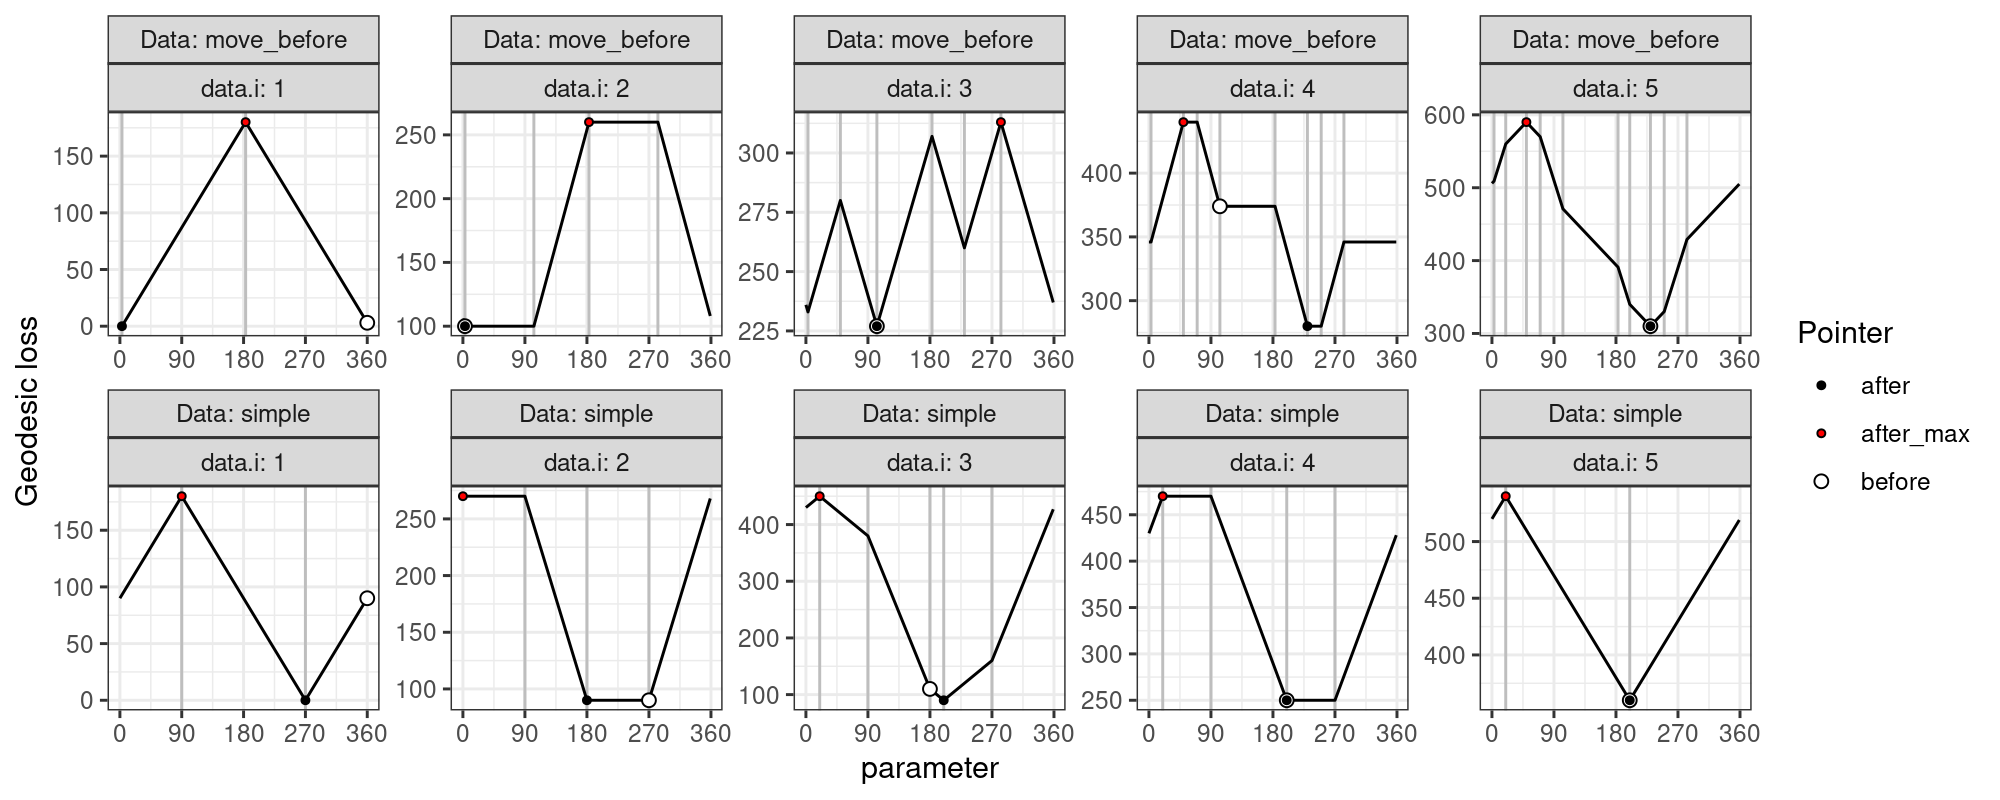

Here is the R script that generated this plot:
library(data.table)
library(ggplot2)
max.angle <- 360
check_angle <- function(x){
  stopifnot(0 <= x & x < max.angle)
}
geodesic_dist <- function(data.vec, param.vec){
  check_angle(data.vec)
  check_angle(param.vec)
  d <- abs(data.vec-param.vec)
  ifelse(d>max.angle/2, max.angle-d, d)
}
bkp <- function(Linear_diff, Constant_diff, param){
  data.table(param, Linear_diff, Constant_diff)
}
bkps_for_data <- function(data.val){
  if(data.val == 0){
    bkp(-2, max.angle, max.angle/2)
  }else if(data.val < max.angle/2)rbind(
    bkp(2, -2*data.val, data.val),
    bkp(-2, max.angle+2*data.val, data.val+max.angle/2)
  )else if(data.val == max.angle/2){
    bkp(2, -max.angle, max.angle/2)
  }else rbind(
    bkp(-2, 2*data.val-max.angle, data.val-max.angle/2),
    bkp(2, -2*data.val, data.val)
  )
}
piece <- function(Linear, Constant, min_param, max_param){
  data.table(Linear, Constant, min_param, max_param)
}
pieces_for_data <- function(data.val){
  if(data.val == 0)rbind(
    piece(1, 0, 0, max.angle/2),
    piece(-1, max.angle, max.angle/2, max.angle)
  )else if(data.val < max.angle/2)rbind(
    piece(-1, data.val, 0, data.val),
    piece(1, -data.val, data.val, data.val+max.angle/2),
    piece(-1, (max.angle+data.val), data.val+max.angle/2, max.angle)
  )else if(data.val == max.angle/2)rbind(
    piece(-1, max.angle/2, 0, max.angle/2),
    piece(1, -max.angle/2, max.angle/2, max.angle)
  )else rbind(
    piece(1, max.angle-data.val, 0, data.val-max.angle/2),
    piece(-1, data.val, data.val-max.angle/2, data.val),
    piece(1, -data.val, data.val, max.angle)
  )
}
pieces_for_data(5)

grid.dt <- data.table(degrees=seq(0,359))
data.list <- list(
  move_before=c(3,103,230,250,200),
  simple=c(270,180,200,0,90))
loss.dt.list <- list()
diff.dt.list <- list()
ptr.dt.list <- list()
for(Data in names(data.list)){
  data.vec <- data.list[[Data]]
  current.diffs <- data.table()
  pointer_i <- 1
  pointer_param <- max.angle
  pointer_Linear <- 0
  pointer_Constant <- 0
  for(data.i in seq_along(data.vec)){
    data.value <- data.vec[[data.i]]
    right_i <- if(pointer_i>nrow(current.diffs))1 else pointer_i+1
    diff_row <- if(right_i==1){
      data.table(Linear_diff=0, Constant_diff=-max.angle)
    }else current.diffs[pointer_i]
    right_Linear <- pointer_Linear+diff_row$Linear_diff
    is.flat <- right_Linear == 0
    if(nrow(current.diffs) && is.flat){
      print(diff_row)
      right_param <- current.diffs[right_i,param]+if(right_i==1)max.angle else 0
      maybe_over <- (pointer_param+right_param)/2
      mid_param <- if(maybe_over>=max.angle)maybe_over-max.angle else maybe_over
      max_param_over <- data.value+max.angle/2
      max_param <- if(max_param_over>=max.angle)max_param_over-max.angle else max_param_over
      move.right <- if(pointer_param<mid_param){
        pointer_param < max_param & max_param < mid_param
      }else{
        stop("TODO")
      }
      if(move.right){
        print(data.table(pointer_i,pointer_param,pointer_Linear,pointer_Constant,loss=pointer_param*pointer_Linear+pointer_Constant))
        pointer_i <- right_i
        pointer_param <- current.diffs[pointer_i, param]
        pointer_Linear <- right_Linear
        pointer_Constant <- pointer_Constant+diff_row$Constant_diff
        print(data.table(pointer_i,pointer_param,pointer_Linear,pointer_Constant,loss=pointer_param*pointer_Linear+pointer_Constant))
      }
    }
    current.diffs <- rbind(
      current.diffs,
      bkps_for_data(data.value)
    )[order(param)]
    current.diffs <- dcast(
      current.diffs,
      param ~ ., sum,
      value.var=c("Linear_diff","Constant_diff")
    )[!(Linear_diff==0 & Constant_diff==0)]
    diff.dt.list[[paste(Data,data.i)]] <- data.table(
      Data,data.i, current.diffs)
    pointer_i <- if(pointer_param==max.angle){
      nrow(current.diffs)+1
    }else{
      which(current.diffs$param==pointer_param)
    }
    piece_to_add <- pieces_for_data(data.value)[
      min_param <= pointer_param & pointer_param <= max_param]
    pointer_Linear <- pointer_Linear + piece_to_add$Linear
    pointer_Constant <- pointer_Constant + piece_to_add$Constant
    moves <- 0
    ptr.dt.list[[paste(Data,data.i, "before_min")]] <- data.table(
      Data,data.i, Pointer="before", param=pointer_param, moves,
      loss=pointer_param*pointer_Linear+pointer_Constant)
    pointer_at_min <- FALSE
    while(!pointer_at_min){
      right_i <- if(pointer_i>nrow(current.diffs))1 else pointer_i+1
      left_i <- if(pointer_i==1)nrow(current.diffs)+1 else pointer_i-1
      if(pointer_Linear>=0){
        ## increasing, want to move left.
        diff_row <- if(left_i>nrow(current.diffs)){
          data.table(Linear_diff=0, Constant_diff=-max.angle)
        }else current.diffs[left_i]
        moves <- moves+1
        pointer_i <- left_i
        pointer_param <- current.diffs[pointer_i, param]
        pointer_Linear <- pointer_Linear-diff_row$Linear_diff
        pointer_Constant <- pointer_Constant-diff_row$Constant_diff
      }else if(pointer_Linear<0){
        ## decreasing, want to move right.
        diff_row <- if(right_i==1){
          data.table(Linear_diff=0, Constant_diff=-max.angle)
        }else current.diffs[pointer_i]
        right_Linear <- pointer_Linear+diff_row$Linear_diff
        right2_i <- if(right_i>nrow(current.diffs))1 else right_i+1
        diff_right <- if(right2_i==1){
          data.table(Linear_diff=0, Constant_diff=-max.angle)
        }else current.diffs[right_i]
        right2_Linear <- right_Linear+diff_right$Linear_diff
        if(right_Linear<0){#move right.
          moves <- moves+1
          pointer_i <- right_i
          pointer_param <- current.diffs[pointer_i, param]
          pointer_Linear <- right_Linear
          pointer_Constant <- pointer_Constant+diff_row$Constant_diff
        }else if(right_Linear==0 && right2_Linear<0){
          moves <- moves+2
          print(moves)
          pointer_i <- right2_i
          pointer_param <- current.diffs[pointer_i, param]
          pointer_Linear <- right2_Linear
          pointer_Constant <- pointer_Constant+
            diff_row$Constant_diff+diff_right$Constant_diff
        }else{
          pointer_at_min <- TRUE
        }
      }
    }
    after_min <- data.table(
      Data, data.i, Pointer="after", param=pointer_param, moves,
      loss=pointer_param*pointer_Linear+pointer_Constant)
    ptr.dt.list[[paste(Data,data.i, "after_min")]] <- after_min
    ptr.dt.list[[paste(Data,data.i, "after_max")]] <- data.table(
      after_min
    )[, `:=`(
      Pointer="after_max",
      param=ifelse(param<max.angle/2,param+max.angle/2, param-max.angle/2),
      loss=max.angle*data.i/2-loss
    )][]
    loss.dt.list[[paste(Data,data.i)]] <- grid.dt[, data.table(
      Data,data.i,
      data.value,
      param=degrees,
      loss=geodesic_dist(data.value,degrees))]
  }
}

(diff.dt <- rbindlist(diff.dt.list))
(loss.dt <- rbindlist(
  loss.dt.list
)[
, cum.loss := cumsum(loss)
, by=.(Data,param)][])
ptr.dt <- rbindlist(ptr.dt.list)
gg <- ggplot()+
  theme_bw()+
  geom_vline(aes(
    xintercept=param),
    data=diff.dt,
    color="grey")+
  geom_line(aes(
    param, cum.loss),
    data=loss.dt)+
  facet_wrap(~Data+data.i, scales="free", labeller=label_both, ncol=5)+
  geom_point(aes(
    param, loss, fill=Pointer, size=Pointer),
    shape=21,
    data=ptr.dt)+
  scale_fill_manual(values=c(
    before="white",
    after="black",
    after_max="red"))+
  scale_size_manual(values=c(
    before=2,
    after=1,
    after_max=1))+
  scale_x_continuous(
    "parameter",
    breaks=seq(0, 360, by=90))+
  scale_y_continuous(
    "Geodesic loss")
png("figure-pointer-moves.png", width=10, height=4, units="in", res=200)
print(gg)
dev.off()
